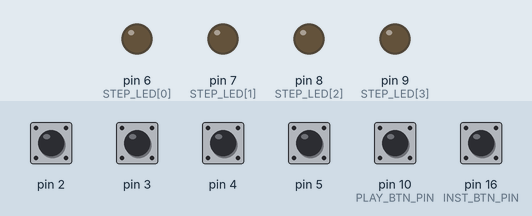
Recording of a sketch running on a simulated SparkFun Pro Micro, built with avr-gcc and run on an emulated ATmega32U4. Parts: output pins drawn as LEDs (lit = HIGH). Inputs (shaded band) come from the test bench; at power-on: pin 2–5, pin 10 (PLAY_BTN_PIN), pin 16 (INST_BTN_PIN) HIGH.

Above: at 1.2 s.
1.3 s: pin 2 pulled LOW for 0.15 s
At 2.5 s:
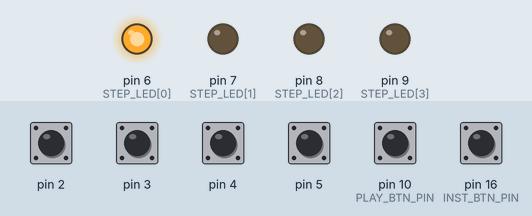
2.9 s: pin 3 pulled LOW for 0.15 s
At 3.7 s:
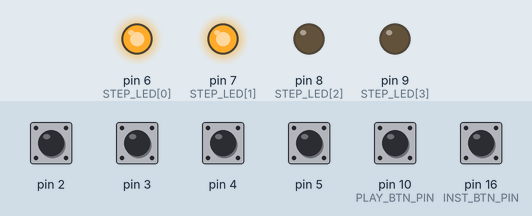
4.5 s: pin 4 pulled LOW for 0.15 s
At 5.0 s:
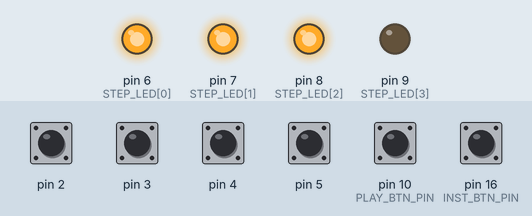
6.1 s: pin 5 pulled LOW for 0.15 s
At 7.3 s:
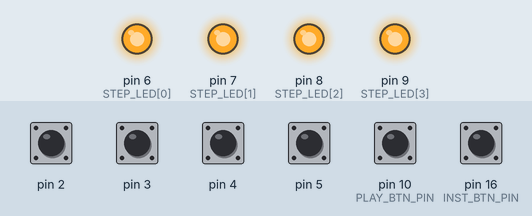
7.7 s: pin 2 pulled LOW for 1 s
At 8.6 s:
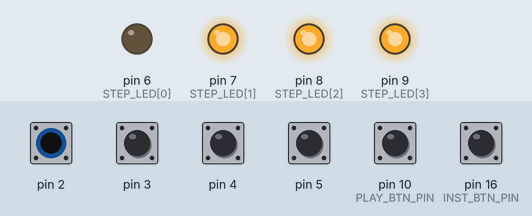
10.2 s: pin 3 pulled LOW for 1 s
At 10.5 s:
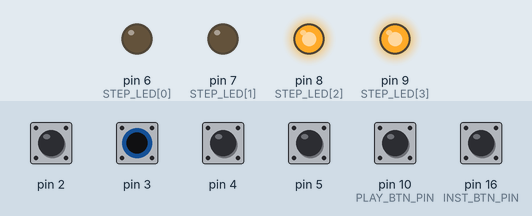
Timing chart, 0 to 13.2 s (numbered marks = the images above; inputs shaded):
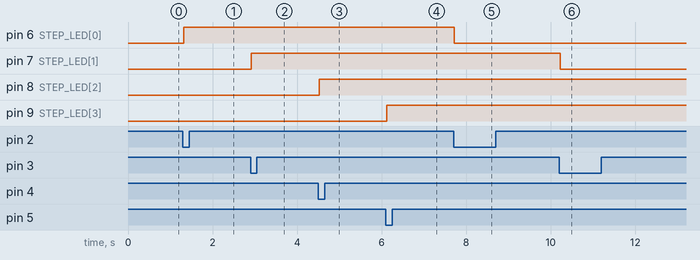

Measured:
- after the input at 1.3 s, pin 6 (STEP_LED[0]): LOW → HIGH at once
- after the input at 2.9 s, pin 7 (STEP_LED[1]): LOW → HIGH at once
- after the input at 4.5 s, pin 8 (STEP_LED[2]): LOW → HIGH at once
- after the input at 6.1 s, pin 9 (STEP_LED[3]): LOW → HIGH at once
- after the input at 7.7 s, pin 6 (STEP_LED[0]): HIGH → LOW at once
- after the input at 10.2 s, pin 7 (STEP_LED[1]): HIGH → LOW at once

The sketch:

four_step_multi_voice_sequencer.ino
```cpp
/*
  Pro Micro 4-Step USB-MIDI Drum Sequencer (4 voices, fixed tempo)

  - Tempo: fixed BPM = 127
  - Buttons:
      D2..D5  : 4 step buttons (timing input)
      D10     : Play/Stop toggle
      D16     : Instrument select (Kick -> Snare -> Hat -> Crash -> ...)
  - LEDs:
      D6..D9  : 4 step LEDs
                → 現在選択中の音色のパターンを表示 (ON=そのステップで鳴る)
  - MIDI:
      USB-MIDI (MIDIUSB)
      4 voices: Kick, Snare, Hat, Crash (note numbers are placeholders)
*/

#include <MIDIUSB.h>

/*** ====== CONFIG ====== ***/
// 4つの音色（後で好きに変えてOK）
const uint8_t VOICE_COUNT = 4;
const uint8_t VOICE_NOTES[VOICE_COUNT] = {
  36, // Kick
  38, // Snare
  42, // Hat (Closed)
  49  // Crash
};

const uint8_t  MIDI_CHANNEL  = 9;    // GM drums = Ch10 (index 9)
const uint8_t  NOTE_VELOCITY = 110;
const uint16_t GATE_MS_BASE  = 120;  // 各ノートの長さ(ms)
const int      FIXED_BPM     = 127;  // ← テンポ固定

// Pins
const uint8_t STEP_BTN[4]   = {2, 3, 4, 5};  // 4ステップ入力
const uint8_t STEP_LED[4]   = {6, 7, 8, 9};  // 4ステップ表示
const uint8_t PLAY_BTN_PIN  = 10;            // 再生/停止
const uint8_t INST_BTN_PIN  = 16;            // 音色選択ボタン（新規）

// Debounce
const uint16_t DEBOUNCE_STEP_MS = 20;
const uint16_t DEBOUNCE_PLAY_MS = 30;
const uint16_t DEBOUNCE_INST_MS = 30;

/*** ====== STATE ====== ***/
struct Btn {
  uint8_t  pin;
  bool     stable;
  bool     lastRead;
  uint32_t lastChangeMs;
};

Btn stepBtn[4];
Btn playBtn;
Btn instBtn;

// pattern[voice][step] : voice=0..3, step=0..3
bool pattern[VOICE_COUNT][4];

// 再生系
bool     isPlaying      = false;
uint8_t  stepIndex      = 0;
uint32_t stepIntervalMs = 0;
uint32_t nextStepAtMs   = 0;

// 各ボイスごとのNote ON/OFF管理
bool     noteActive[VOICE_COUNT];
uint32_t noteOffAtMs[VOICE_COUNT];

// 現在「入力編集している音色」
uint8_t currentVoice = 0;

/*** ====== MIDI helpers ====== ***/
inline void sendNoteOn(uint8_t note, uint8_t vel, uint8_t ch) {
  midiEventPacket_t p = {0x09, (uint8_t)(0x90 | (ch & 0x0F)), note, vel};
  MidiUSB.sendMIDI(p); MidiUSB.flush();
}
inline void sendNoteOff(uint8_t note, uint8_t vel, uint8_t ch) {
  midiEventPacket_t p = {0x08, (uint8_t)(0x80 | (ch & 0x0F)), note, vel};
  MidiUSB.sendMIDI(p); MidiUSB.flush();
}

/*** ====== BUTTON UTILS ====== ***/
bool pollEdgeFalling(Btn &b, uint16_t debounceMs) {
  const uint32_t now = millis();
  bool r = digitalRead(b.pin);
  if (r != b.lastRead) {
    b.lastChangeMs = now;
    b.lastRead = r;
  }
  if ((now - b.lastChangeMs) > debounceMs) {
    if (r != b.stable) {
      bool falling = (b.stable == HIGH && r == LOW); // HIGH→LOW = 押下
      b.stable = r;
      return falling;
    }
  }
  return false;
}

/*** ====== LED 表示更新 ====== ***/
void refreshStepLedsForCurrentVoice() {
  for (int step = 0; step < 4; step++) {
    digitalWrite(STEP_LED[step], pattern[currentVoice][step] ? HIGH : LOW);
  }
}

/*** ====== SETUP ====== ***/
void setup() {
  // パターン初期化（全部オフ）
  for (int v = 0; v < VOICE_COUNT; v++) {
    for (int s = 0; s < 4; s++) {
      pattern[v][s] = false;
    }
    noteActive[v] = false;
    noteOffAtMs[v] = 0;
  }

  // ステップLED
  for (int i = 0; i < 4; i++) {
    pinMode(STEP_LED[i], OUTPUT);
    digitalWrite(STEP_LED[i], LOW);
  }

  // ステップボタン
  for (int i = 0; i < 4; i++) {
    stepBtn[i].pin = STEP_BTN[i];
    pinMode(stepBtn[i].pin, INPUT_PULLUP);
    stepBtn[i].stable = digitalRead(stepBtn[i].pin);
    stepBtn[i].lastRead = stepBtn[i].stable;
    stepBtn[i].lastChangeMs = millis();
  }

  // 再生ボタン
  playBtn.pin = PLAY_BTN_PIN;
  pinMode(playBtn.pin, INPUT_PULLUP);
  playBtn.stable = digitalRead(playBtn.pin);
  playBtn.lastRead = playBtn.stable;
  playBtn.lastChangeMs = millis();

  // 音色切替ボタン
  instBtn.pin = INST_BTN_PIN;
  pinMode(instBtn.pin, INPUT_PULLUP);
  instBtn.stable = digitalRead(instBtn.pin);
  instBtn.lastRead = instBtn.stable;
  instBtn.lastChangeMs = millis();

  // 最初の音色 = 0 (Kick想定)
  currentVoice = 0;
  refreshStepLedsForCurrentVoice();

  // 固定テンポからステップ間隔を算出
  stepIntervalMs = (uint32_t)(60000UL / FIXED_BPM);
  nextStepAtMs = millis() + stepIntervalMs;
}

/*** ====== LOOP ====== ***/
void loop() {
  handleInstrumentButton();
  handleStepButtons();
  handlePlayButton();
  runSequencer();
}

/*** ====== ハンドラ群 ====== ***/

// 音色切替ボタン：押すごとに voice 0→1→2→3→0… をループ
void handleInstrumentButton() {
  if (pollEdgeFalling(instBtn, DEBOUNCE_INST_MS)) {
    currentVoice = (currentVoice + 1) % VOICE_COUNT;
    refreshStepLedsForCurrentVoice();
  }
}

// ステップボタン：現在の音色のそのステップをON/OFF
void handleStepButtons() {
  for (int s = 0; s < 4; s++) {
    if (pollEdgeFalling(stepBtn[s], DEBOUNCE_STEP_MS)) {
      pattern[currentVoice][s] = !pattern[currentVoice][s];
      // LED表示は「現在の音色のパターン」
      digitalWrite(STEP_LED[s], pattern[currentVoice][s] ? HIGH : LOW);
    }
  }
}

// 再生/停止ボタン
void handlePlayButton() {
  if (pollEdgeFalling(playBtn, DEBOUNCE_PLAY_MS)) {
    isPlaying = !isPlaying;
    if (isPlaying) {
      nextStepAtMs = millis() + stepIntervalMs;
    } else {
      // 止めるときは全部のノートを強制OFF
      for (int v = 0; v < VOICE_COUNT; v++) {
        if (noteActive[v]) {
          sendNoteOff(VOICE_NOTES[v], 0, MIDI_CHANNEL);
          noteActive[v] = false;
        }
      }
    }
  }
}

/*** ====== シーケンサー ====== ***/
void runSequencer() {
  const uint32_t now = millis();

  // 各ボイスのNote OFF処理
  for (int v = 0; v < VOICE_COUNT; v++) {
    if (noteActive[v] && (int32_t)(now - noteOffAtMs[v]) >= 0) {
      sendNoteOff(VOICE_NOTES[v], 0, MIDI_CHANNEL);
      noteActive[v] = false;
    }
  }

  if (!isPlaying) return;

  // ステップ進行
  if ((int32_t)(now - nextStepAtMs) >= 0) {
    // すべての音色について、現在ステップにパターンがあればノートON
    for (int v = 0; v < VOICE_COUNT; v++) {
      if (pattern[v][stepIndex]) {
        uint16_t gate = GATE_MS_BASE;
        if (gate > stepIntervalMs) {
          gate = (stepIntervalMs > 10) ? (stepIntervalMs - 10) : stepIntervalMs;
        }
        sendNoteOn(VOICE_NOTES[v], NOTE_VELOCITY, MIDI_CHANNEL);
        noteActive[v] = true;
        noteOffAtMs[v] = now + gate;
      }
    }

    // 次ステップへ
    stepIndex = (stepIndex + 1) & 0x03;  // 0..3
    nextStepAtMs = now + stepIntervalMs;
  }
}
```
